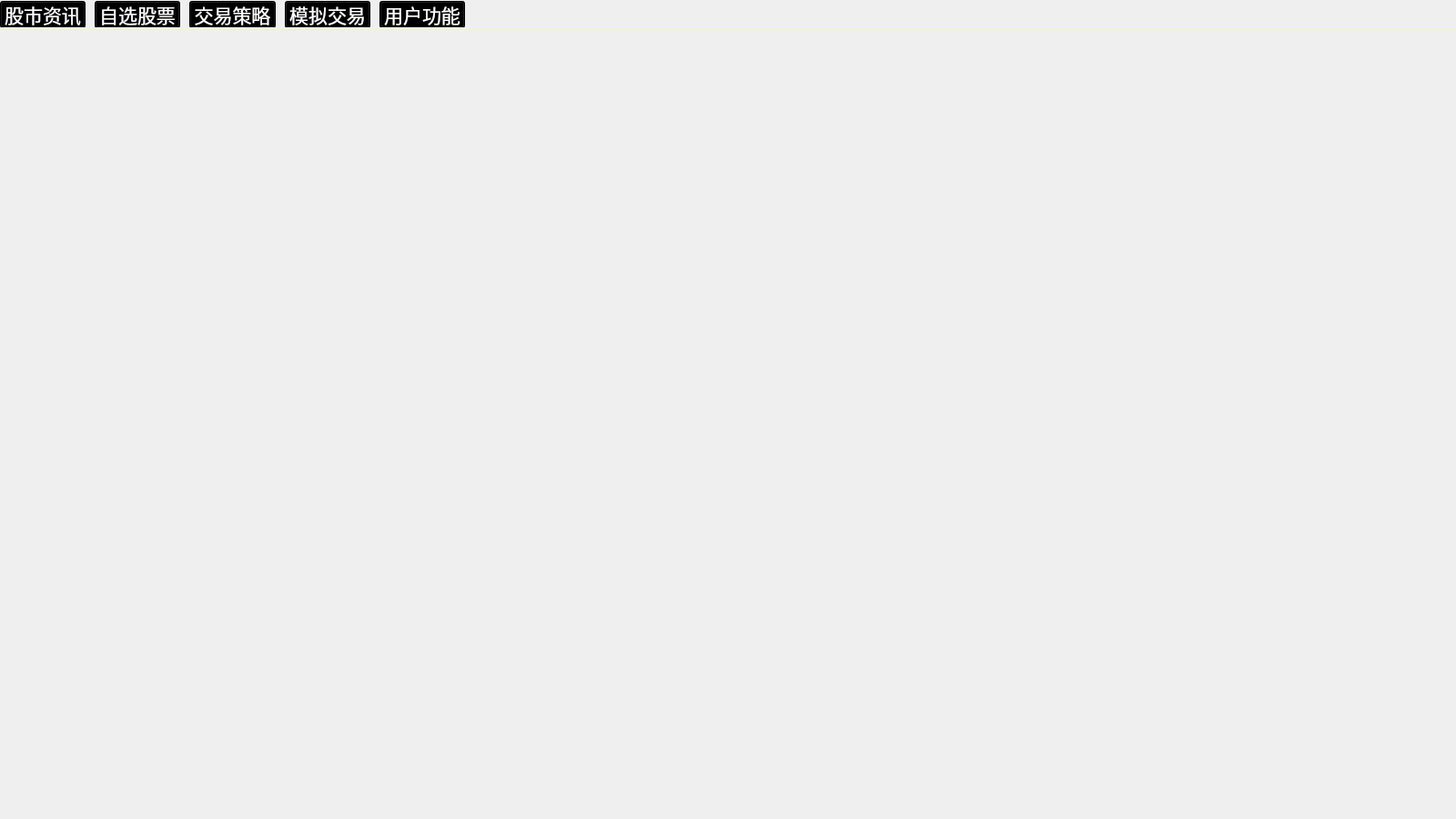
<?xml version="1.0" encoding="UTF-8"?>
<ui version="4.0">
 <class>MenuWindow</class>
 <widget class="QWidget" name="MenuWindow">
  <property name="geometry">
   <rect>
    <x>0</x>
    <y>0</y>
    <width>1600</width>
    <height>900</height>
   </rect>
  </property>
  <property name="minimumSize">
   <size>
    <width>1600</width>
    <height>900</height>
   </size>
  </property>
  <property name="maximumSize">
   <size>
    <width>1600</width>
    <height>900</height>
   </size>
  </property>
  <property name="windowTitle">
   <string>量化金融</string>
  </property>
  <widget class="QWidget" name="horizontalLayoutWidget">
   <property name="geometry">
    <rect>
     <x>0</x>
     <y>0</y>
     <width>511</width>
     <height>32</height>
    </rect>
   </property>
   <layout class="QHBoxLayout" name="horizontalLayout">
    <property name="spacing">
     <number>10</number>
    </property>
    <item>
     <widget class="QPushButton" name="MarketInfoButton">
      <property name="minimumSize">
       <size>
        <width>0</width>
        <height>30</height>
       </size>
      </property>
      <property name="maximumSize">
       <size>
        <width>16777215</width>
        <height>30</height>
       </size>
      </property>
      <property name="font">
       <font>
        <pointsize>16</pointsize>
       </font>
      </property>
      <property name="styleSheet">
       <string notr="true">QPushButton{
background-color: rgb(0, 0, 0);
color: rgb(255, 255, 255);
}
QPushButton:hover{
background-color: rgb(180, 30, 0);
color: rgb(255, 255, 0);
}
QPushButton:pressed{
background-color: rgb(60, 60, 60);
color: rgb(0, 0, 255);
}</string>
      </property>
      <property name="text">
       <string>股市资讯</string>
      </property>
     </widget>
    </item>
    <item>
     <widget class="QPushButton" name="SelectStocksButton">
      <property name="minimumSize">
       <size>
        <width>0</width>
        <height>30</height>
       </size>
      </property>
      <property name="maximumSize">
       <size>
        <width>16777215</width>
        <height>30</height>
       </size>
      </property>
      <property name="font">
       <font>
        <pointsize>16</pointsize>
       </font>
      </property>
      <property name="styleSheet">
       <string notr="true">QPushButton{
background-color: rgb(0, 0, 0);
color: rgb(255, 255, 255);
}
QPushButton:hover{
background-color: rgb(180, 30, 0);
color: rgb(255, 255, 0);
}
QPushButton:pressed{
background-color: rgb(60, 60, 60);
color: rgb(0, 0, 255);
}</string>
      </property>
      <property name="text">
       <string>自选股票</string>
      </property>
     </widget>
    </item>
    <item>
     <widget class="QPushButton" name="TradeStrategyButton">
      <property name="minimumSize">
       <size>
        <width>0</width>
        <height>30</height>
       </size>
      </property>
      <property name="maximumSize">
       <size>
        <width>16777215</width>
        <height>30</height>
       </size>
      </property>
      <property name="font">
       <font>
        <pointsize>16</pointsize>
       </font>
      </property>
      <property name="styleSheet">
       <string notr="true">QPushButton{
background-color: rgb(0, 0, 0);
color: rgb(255, 255, 255);
}
QPushButton:hover{
background-color: rgb(180, 30, 0);
color: rgb(255, 255, 0);
}
QPushButton:pressed{
background-color: rgb(60, 60, 60);
color: rgb(0, 0, 255);
}</string>
      </property>
      <property name="text">
       <string>交易策略</string>
      </property>
     </widget>
    </item>
    <item>
     <widget class="QPushButton" name="SimulateTradeButton">
      <property name="minimumSize">
       <size>
        <width>0</width>
        <height>30</height>
       </size>
      </property>
      <property name="maximumSize">
       <size>
        <width>16777215</width>
        <height>30</height>
       </size>
      </property>
      <property name="font">
       <font>
        <pointsize>16</pointsize>
       </font>
      </property>
      <property name="styleSheet">
       <string notr="true">QPushButton{
background-color: rgb(0, 0, 0);
color: rgb(255, 255, 255);
}
QPushButton:hover{
background-color: rgb(180, 30, 0);
color: rgb(255, 255, 0);
}
QPushButton:pressed{
background-color: rgb(60, 60, 60);
color: rgb(0, 0, 255);
}</string>
      </property>
      <property name="text">
       <string>模拟交易</string>
      </property>
     </widget>
    </item>
    <item>
     <widget class="QPushButton" name="UserFunctionButton">
      <property name="minimumSize">
       <size>
        <width>0</width>
        <height>30</height>
       </size>
      </property>
      <property name="maximumSize">
       <size>
        <width>16777215</width>
        <height>30</height>
       </size>
      </property>
      <property name="font">
       <font>
        <pointsize>16</pointsize>
       </font>
      </property>
      <property name="styleSheet">
       <string notr="true">QPushButton{
background-color: rgb(0, 0, 0);
color: rgb(255, 255, 255);
}
QPushButton:hover{
background-color: rgb(180, 30, 0);
color: rgb(255, 255, 0);
}
QPushButton:pressed{
background-color: rgb(60, 60, 60);
color: rgb(0, 0, 255);
}</string>
      </property>
      <property name="text">
       <string>用户功能</string>
      </property>
     </widget>
    </item>
   </layout>
  </widget>
  <widget class="QWidget" name="ContentWidget" native="true">
   <property name="geometry">
    <rect>
     <x>0</x>
     <y>30</y>
     <width>1600</width>
     <height>870</height>
    </rect>
   </property>
   <property name="minimumSize">
    <size>
     <width>1600</width>
     <height>870</height>
    </size>
   </property>
   <property name="maximumSize">
    <size>
     <width>1600</width>
     <height>870</height>
    </size>
   </property>
  </widget>
  <widget class="QLabel" name="TopLine">
   <property name="geometry">
    <rect>
     <x>0</x>
     <y>30</y>
     <width>1600</width>
     <height>1</height>
    </rect>
   </property>
   <property name="styleSheet">
    <string notr="true">background-color: rgb(255, 255, 127);</string>
   </property>
   <property name="text">
    <string/>
   </property>
  </widget>
 </widget>
 <resources/>
 <connections/>
</ui>
